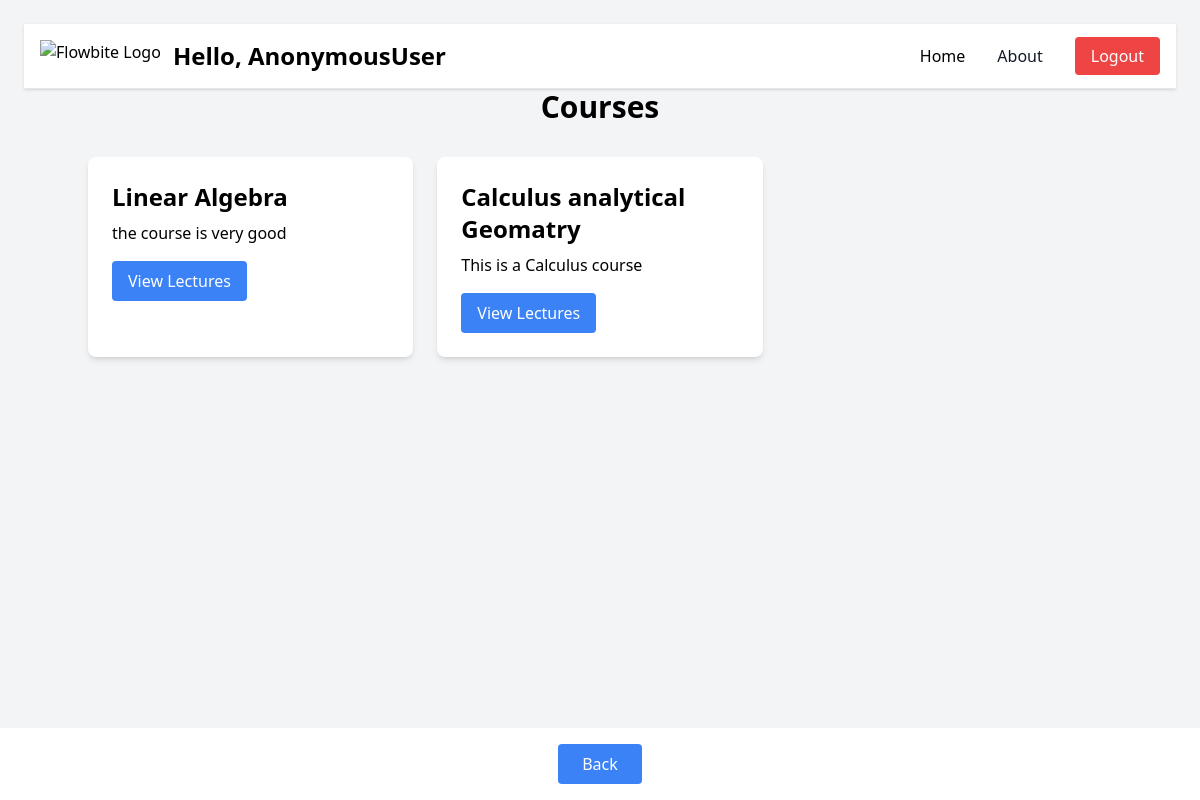
Page /courses/ on the committed database.
### main/models.py (models this page shows)
class Course(models.Model):
    name = models.CharField(max_length=100)
    description = models.TextField()

### main/views.py (the view)
# urls.py: path('courses/', views.course_list, name='course_list'),
def course_list(request):
    courses = Course.objects.all()
    return render(request, 'course_list.html', {'courses': courses})

### templates/course_list.html (shortened to what this page needs)
<!DOCTYPE html>
<html lang="en">
<head>
    <script src="https://cdn.tailwindcss.com"></script>
</head>
<body class="bg-gray-100 p-6">
    {%include "header.html"%}
    <div class="container mx-auto">
        <h1 class="text-3xl font-bold text-center mb-8">Courses</h1>
        <div class="grid grid-cols-1 md:grid-cols-2 lg:grid-cols-3 gap-6">
            {% for course in courses %}
                <div class="bg-white p-6 rounded-lg shadow-md">
                    <h2 class="text-2xl font-semibold">{{ course.name }}</h2>
                    <p class="mt-2">{{ course.description }}</p>
                    <a href="{% url 'lecture_list' course.id %}" class="mt-4 inline-block bg-blue-500 text-white py-2 px-4 rounded hover:bg-blue-600">View Lectures</a>
                </div>
            {% endfor %}
        </div>
    </div>
{% include "footer.html" %}
</body>
</html>

### rows in the picture
Course: name "Linear Algebra", description "the course is very good"
Course: name "Calculus analytical Geomatry", description "This is a Calculus course"

### other values in the picture
{{ request.user }} "AnonymousUser"
